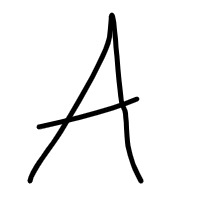
#> input picture NeuralNetwork/Test/RawData/A1 - JN JS.jpeg, 200 x 200 px; its folder holds only this picture in this run
$ python execute_nn.py   (older library calls are emulated)
#> lines starting #> are read from the running program, lines starting #| are printed output that depends on the picture
import PIL
from PIL import Image
from cv2 import cv2
import numpy as np
import random
import os


path_inicial = "Test/RawData"
path_final = "Test/DataImg"


images = os.listdir(path_inicial)
f= open("Data/imagen_prueba.txt","w")
for image in images:
    img = Image.open(path_inicial + "/" + image)
#> img is the input picture: PIL image 200x200 RGB; min 0, max 255, mean 240.6
    img = img.resize((28, 28), PIL.Image.ANTIALIAS)
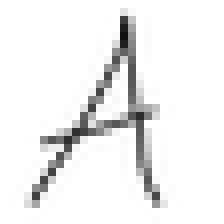
#> img: PIL image 28x28 RGB (shown 8 times larger); min 16, max 255, mean 239.2
    img = img.convert("L")
#> img: PIL image 28x28 L
    img.save(path_final + "/" + image)
    img = cv2.imread(path_final + "/" + image, 0)
#> img: shape (28, 28); min 12, max 255, mean 237.9
    img_reverted= cv2.bitwise_not(img)
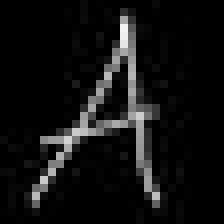
#> img_reverted: shape (28, 28) (shown 8 times larger); min 0, max 243, mean 17.1
    new_img = img_reverted / 255.0

    new_img = np.round(new_img, 1)
    for num in np.nditer(new_img):
        f.write(str(num) + " ")
#> this loop made 784 passes
#> num on passes 1 to 3: 0, 0, 0
    f.write("\r\n")
    break
f.close()

$ run again, on NeuralNetwork/Test/RawData/B6 - GB MC.jpg
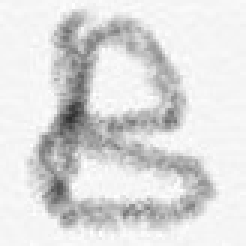
#> input picture NeuralNetwork/Test/RawData/B6 - GB MC.jpg, 82 x 82 px (shown 3 times larger)
#> img is the input picture: PIL image 82x82 RGB; min 44, max 255, mean 220.4
#> `img = img.resize((28, 28), PIL.Image.ANTIALIAS)`:
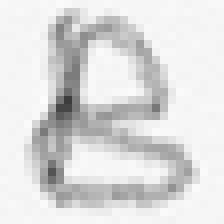
#> img: PIL image 28x28 RGB (shown 8 times larger); min 61, max 252, mean 220.4
#> `img_reverted= cv2.bitwise_not(img)`:
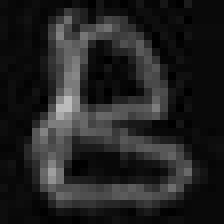
#> img_reverted: shape (28, 28) (shown 8 times larger); min 0, max 188, mean 34.6
#> the loop `for num in np.nditer(new_img):` made 784 passes
#> num on passes 1 to 3: 0, 0, 0
